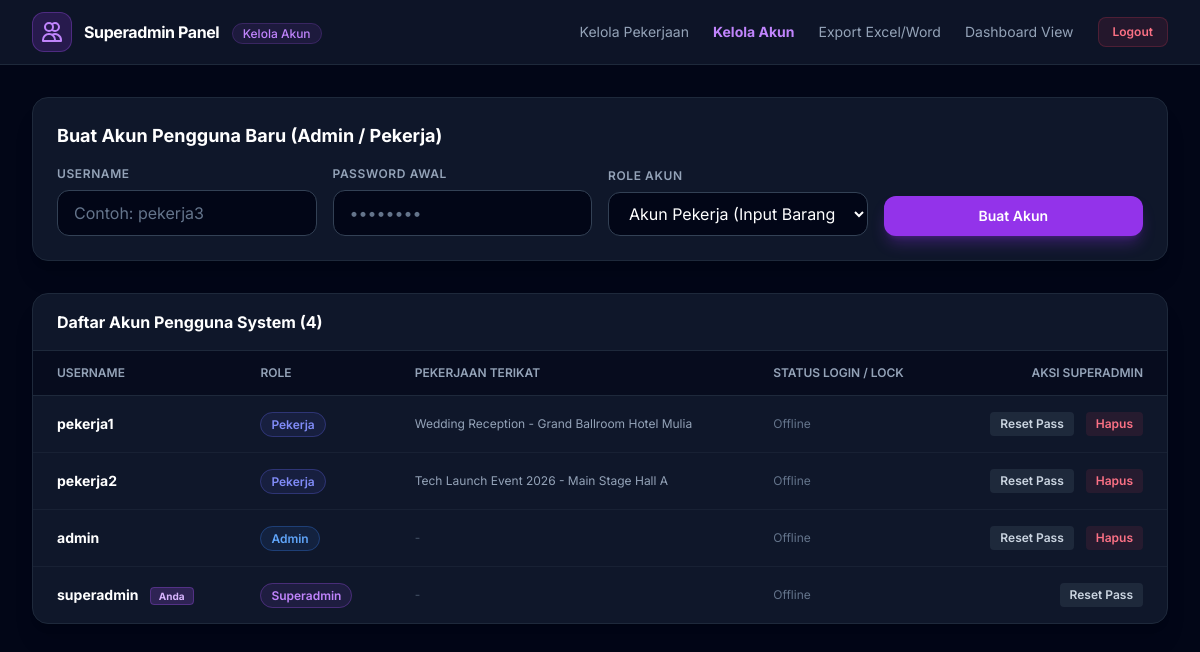
The app's page /superadmin/kelola_akun.php (signed in) with its own data.
### tables this page shows
CREATE TABLE `users` (
  `id` INT AUTO_INCREMENT PRIMARY KEY,
  `username` VARCHAR(100) UNIQUE NOT NULL,
  `password_hash` VARCHAR(255) NOT NULL,
  `role` ENUM('superadmin','admin','pekerja') NOT NULL,
  `session_token` VARCHAR(255) NULL,
  `last_activity_at` DATETIME NULL,
  `failed_login_count` INT DEFAULT 0,
  `locked_until` DATETIME NULL,
  `created_at` TIMESTAMP DEFAULT CURRENT_TIMESTAMP,
  `updated_at` TIMESTAMP DEFAULT CURRENT_TIMESTAMP ON UPDATE CURRENT_TIMESTAMP
);

### config/helpers.php (called while the page is built, shortened)
<?php
function e(?string $value): string {
    return htmlspecialchars($value ?? '', ENT_QUOTES, 'UTF-8');
}

### public/middleware/auth.php (called while the page is built, shortened)
<?php
require_once __DIR__ . '/../../config/helpers.php';
function authenticate_user(): array {
    $pdo = get_db_connection();
    $stmt = $pdo->prepare("SELECT id, username, role FROM users WHERE id = :id");
    $stmt->execute([':id' => $_SESSION['user_id']]);
    $user = $stmt->fetch();
    return $user;
}
function require_role(array $allowedRoles): array {
    $user = authenticate_user();
    return $user;
}

### public/superadmin/kelola_akun.php (the view, shortened to what this page needs)
<?php
require_once __DIR__ . '/../middleware/auth.php';
$user = require_role(['superadmin']);
$pdo = get_db_connection();
$stmtUsers = $pdo->query("
    SELECT u.*,
           (SELECT nama_pekerjaan FROM pekerjaan p WHERE p.user_id = u.id LIMIT 1) AS pekerjaan_terikat
    FROM users u
    ORDER BY u.role DESC, u.username ASC
");
$userList = $stmtUsers->fetchAll();
?>
<!DOCTYPE html>
<html lang="id">
<head>
    <script src="https://cdn.tailwindcss.com"></script>
</head>
<body class="bg-slate-950 text-slate-100 min-h-screen flex flex-col">
    <nav class="bg-slate-900/90 border-b border-slate-800 sticky top-0 z-30 backdrop-blur-md">
        <div class="max-w-7xl mx-auto px-4 sm:px-6 lg:px-8 h-16 flex items-center justify-between">
            <div class="flex items-center space-x-3">
                <div class="w-10 h-10 rounded-xl bg-purple-600/20 text-purple-400 flex items-center justify-center border border-purple-500/30">
                    <svg class="w-6 h-6" fill="none" stroke="currentColor" viewBox="0 0 24 24">
                        <path stroke-linecap="round" stroke-linejoin="round" stroke-width="2" d="M12 4.354a4 4 0 110 5.292M15 21H3v-1a6 6 0 0112 0v1zm0 0h6v-1a6 6 0 00-9-5.197M13 7a4 4 0 11-8 0 4 4 0 018 0z"/>
                    </svg>
                </div>
                <div>
                    <span class="font-bold text-white tracking-tight">Superadmin Panel</span>
                    <span class="ml-2 text-xs px-2.5 py-0.5 rounded-full bg-purple-500/10 text-purple-400 border border-purple-500/20 font-medium">Kelola Akun</span>
                </div>
            </div>
            <div class="flex items-center space-x-6">
                <a href="/superadmin/kelola_pekerjaan.php" class="text-sm text-slate-400 hover:text-white transition-all">Kelola Pekerjaan</a>
                <a href="/superadmin/kelola_akun.php" class="text-sm font-bold text-purple-400">Kelola Akun</a>
                <a href="/superadmin/export.php" class="text-sm text-slate-400 hover:text-white transition-all">Export Excel/Word</a>
                <a href="/admin/dashboard.php" class="text-sm text-slate-400 hover:text-white transition-all">Dashboard View</a>
                <a href="/auth/logout.php" class="px-3.5 py-1.5 text-xs font-semibold rounded-lg bg-rose-500/10 text-rose-400 hover:bg-rose-500/20 border border-rose-500/20 transition-all">Logout</a>
            </div>
        </div>
    </nav>
    <main class="flex-grow max-w-7xl w-full mx-auto px-4 sm:px-6 lg:px-8 py-8 space-y-8">
        <div class="bg-slate-900 border border-slate-800 rounded-2xl shadow-xl p-6">
            <h3 class="text-lg font-bold text-white mb-4">Buat Akun Pengguna Baru (Admin / Pekerja)</h3>
            <form method="POST" action="/superadmin/kelola_akun.php" class="grid grid-cols-1 md:grid-cols-4 gap-4 items-end">
                <div>
                    <label class="block text-xs font-semibold text-slate-400 uppercase tracking-wider mb-2">Username</label>
                    <input type="text" name="username" required placeholder="Contoh: pekerja3"
                        class="w-full px-4 py-2.5 rounded-xl bg-slate-950 border border-slate-700 text-white placeholder-slate-500 focus:outline-none focus:ring-2 focus:ring-purple-500">
                </div>
                <div>
                    <label class="block text-xs font-semibold text-slate-400 uppercase tracking-wider mb-2">Password Awal</label>
                    <input type="password" name="password" required placeholder="••••••••"
                        class="w-full px-4 py-2.5 rounded-xl bg-slate-950 border border-slate-700 text-white placeholder-slate-500 focus:outline-none focus:ring-2 focus:ring-purple-500">
                </div>
                <div>
                    <label class="block text-xs font-semibold text-slate-400 uppercase tracking-wider mb-2">Role Akun</label>
                    <select name="role" class="w-full px-4 py-2.5 rounded-xl bg-slate-950 border border-slate-700 text-white focus:outline-none focus:ring-2 focus:ring-purple-500">
                        <option value="pekerja">Akun Pekerja (Input Barang)</option>
                    </select>
                </div>
                <div>
                    <button type="submit" class="w-full py-2.5 px-4 rounded-xl bg-purple-600 hover:bg-purple-500 text-white font-semibold text-sm shadow-lg shadow-purple-600/30 transition-all">
                        Buat Akun
                    </button>
                </div>
            </form>
        </div>
        <div class="bg-slate-900 border border-slate-800 rounded-2xl overflow-hidden shadow-xl">
            <div class="px-6 py-4 border-b border-slate-800 flex items-center justify-between">
                <h3 class="font-bold text-white">Daftar Akun Pengguna System (<?= count($userList) ?>)</h3>
            </div>
            <div class="overflow-x-auto">
                <table class="w-full text-left text-sm text-slate-300">
                    <thead class="bg-slate-950/60 text-xs uppercase text-slate-400 border-b border-slate-800">
                        <tr>
                            <th class="px-6 py-3.5 font-semibold">Username</th>
                            <th class="px-6 py-3.5 font-semibold">Role</th>
                            <th class="px-6 py-3.5 font-semibold">Pekerjaan Terikat</th>
                            <th class="px-6 py-3.5 font-semibold">Status Login / Lock</th>
                            <th class="px-6 py-3.5 font-semibold text-right">Aksi Superadmin</th>
                        </tr>
                    </thead>
                    <tbody class="divide-y divide-slate-800/60">
                        <?php foreach ($userList as $u): ?>
                            <tr class="hover:bg-slate-800/40 transition-colors">
                                <td class="px-6 py-4 font-bold text-white">
                                    <?= e($u['username']) ?>
                                    <?php if ($u['id'] === $user['id']): ?>
                                        <span class="ml-2 text-[10px] bg-purple-500/20 text-purple-300 px-2 py-0.5 rounded border border-purple-500/30">Anda</span>
                                    <?php endif; ?>
                                </td>
                                <td class="px-6 py-4">
                                    <?php if ($u['role'] === 'superadmin'): ?>
                                        <span class="text-xs px-2.5 py-1 rounded-full bg-purple-500/10 text-purple-400 border border-purple-500/30 font-semibold">Superadmin</span>
                                    <?php elseif ($u['role'] === 'admin'): ?>
                                        <span class="text-xs px-2.5 py-1 rounded-full bg-blue-500/10 text-blue-400 border border-blue-500/30 font-semibold">Admin</span>
                                    <?php else: ?>
                                        <span class="text-xs px-2.5 py-1 rounded-full bg-indigo-500/10 text-indigo-400 border border-indigo-500/30 font-semibold">Pekerja</span>
                                    <?php endif; ?>
                                </td>
                                <td class="px-6 py-4 text-xs text-slate-400">
                                    <?= $u['pekerjaan_terikat'] ? e($u['pekerjaan_terikat']) : '<span class="text-slate-600">-</span>' ?>
                                </td>
                                <td class="px-6 py-4 text-xs">
                                    <?php
                                    $isLocked = (!empty($u['locked_until']) && strtotime($u['locked_until']) > time());
                                    $isActive = (!empty($u['session_token']) && !empty($u['last_activity_at']) && (time() - strtotime($u['last_activity_at'])) <= 1800);
                                    ?>
                                    <?php if ($isLocked): ?>
                                        <span class="text-rose-400 font-bold bg-rose-500/10 px-2 py-0.5 rounded border border-rose-500/20">Terkunci (5x Gagal)</span>
                                    <?php elseif ($isActive): ?>
                                        <span class="text-emerald-400 font-bold bg-emerald-500/10 px-2 py-0.5 rounded border border-emerald-500/20">Sesi Aktif</span>
                                    <?php else: ?>
                                        <span class="text-slate-500">Offline</span>
                                    <?php endif; ?>
                                </td>
                                <td class="px-6 py-4 text-right space-x-2">
                                    <button type="button" onclick="promptResetPassword(<?= $u['id'] ?>, '<?= e($u['username']) ?>')"
                                        class="px-2.5 py-1 text-xs rounded bg-slate-800 text-slate-300 hover:text-white hover:bg-slate-700 font-semibold">
                                        Reset Pass
                                    </button>
                                    <?php if ($u['role'] !== 'superadmin' && $u['id'] !== $user['id']): ?>
                                        <form method="POST" action="/superadmin/kelola_akun.php" class="inline" onsubmit="return confirm('Hapus akun <?= e($u['username']) ?>?');">
                                            <button type="submit" class="px-2.5 py-1 text-xs rounded bg-rose-500/10 text-rose-400 hover:bg-rose-500/20 font-semibold">Hapus</button>
                                        </form>
                                    <?php endif; ?>
                                </td>
                            </tr>
                        <?php endforeach; ?>
                    </tbody>
                </table>
            </div>
        </div>
    </main>
</body>
</html>

### public/superadmin/kelola_akun.php (style rules this page uses)
body { font-family: 'Inter', sans-serif; }

### records on screen
users: username "pekerja1", role "Pekerja", pekerjaan_terikat "Wedding Reception - Grand Ballroom Hotel Mulia", shows "Offline"
users: username "pekerja2", role "Pekerja", pekerjaan_terikat "Tech Launch Event 2026 - Main Stage Hall A", shows "Offline"
users: username "admin", role "Admin", shows "Offline"
users: username "superadmin", shows "Anda", role "Superadmin", shows "Offline"

### other values on screen
count($userList) "4"
